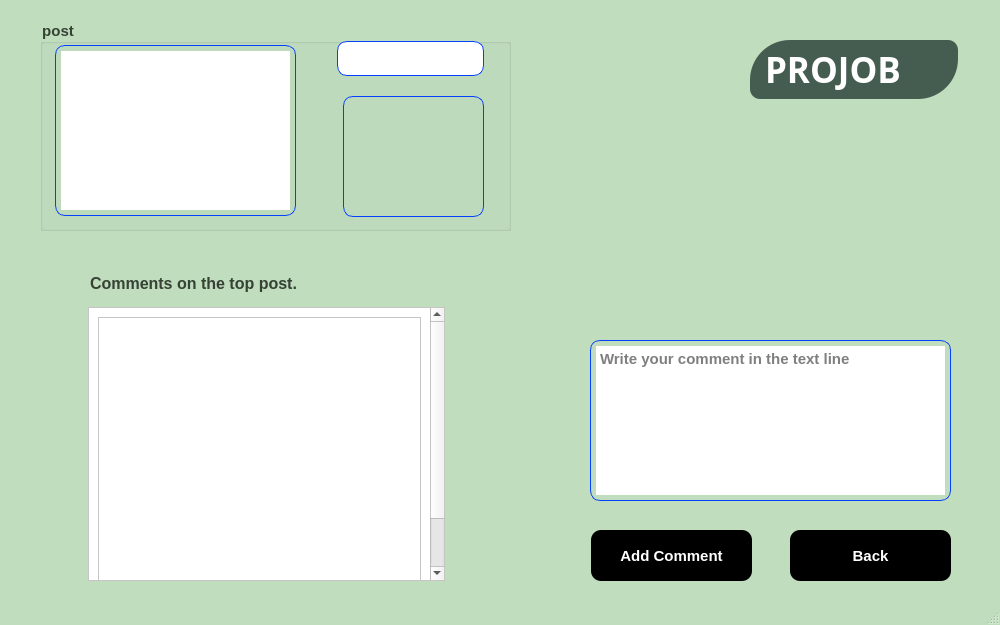
<?xml version="1.0" encoding="UTF-8"?>
<ui version="4.0">
 <class>comment</class>
 <widget class="QMainWindow" name="comment">
  <property name="geometry">
   <rect>
    <x>0</x>
    <y>0</y>
    <width>1000</width>
    <height>625</height>
   </rect>
  </property>
  <property name="font">
   <font>
    <family>Nirmala UI</family>
    <pointsize>11</pointsize>
    <weight>75</weight>
    <bold>true</bold>
   </font>
  </property>
  <property name="windowTitle">
   <string>MainWindow</string>
  </property>
  <property name="styleSheet">
   <string notr="true">QMainWindow#comment{
background-color: rgb(192, 221, 190);
}
QPushButton#pushButton{
background-color: black;
color: white;
font: bold 15px;
border-radius: 10px;
transition: 0.2s;
}
QPushButton#pushButton:hover {
background-color: rgb(80,80,80);
font: bold 17px;
}
QPushButton#pushButton:pressed {
background-color: rgb(50,50,50);
}
QPushButton#pushButtone:focus{
box-shadow: 0 0 5px rgba(0,0,255,0.5);
font: bold 15px;
Width: 150px;
}
QPushButton#pushButton_2{
background-color: black;
color: white;
font: bold 15px;
border-radius: 10px;
transition: 0.2s;
}
QPushButton#pushButton_2:hover {
background-color: rgb(80,80,80);
font: bold 17px;
}
QPushButton#pushButton_2:pressed {
background-color: rgb(50,50,50);
}
QPushButton#pushButtone_2:focus{
box-shadow: 0 0 5px rgba(0,0,255,0.5);
font: bold 15px;
Width: 150px;
}
</string>
  </property>
  <widget class="QWidget" name="centralwidget">
   <widget class="QLabel" name="label_2">
    <property name="geometry">
     <rect>
      <x>1</x>
      <y>100</y>
      <width>1000</width>
      <height>345</height>
     </rect>
    </property>
    <property name="font">
     <font>
      <family>Nirmala UI</family>
      <pointsize>12</pointsize>
      <weight>75</weight>
      <bold>true</bold>
     </font>
    </property>
    <property name="styleSheet">
     <string notr="true">image: url(:/pishvazpic.JPG);</string>
    </property>
    <property name="text">
     <string/>
    </property>
    <property name="pixmap">
     <pixmap resource="images.qrc">:/pishvazpic.JPG</pixmap>
    </property>
    <property name="scaledContents">
     <bool>true</bool>
    </property>
   </widget>
   <widget class="QScrollArea" name="scrollArea_2">
    <property name="geometry">
     <rect>
      <x>88</x>
      <y>307</y>
      <width>357</width>
      <height>274</height>
     </rect>
    </property>
    <property name="minimumSize">
     <size>
      <width>120</width>
      <height>200</height>
     </size>
    </property>
    <property name="font">
     <font>
      <stylestrategy>PreferAntialias</stylestrategy>
     </font>
    </property>
    <property name="focusPolicy">
     <enum>Qt::WheelFocus</enum>
    </property>
    <property name="contextMenuPolicy">
     <enum>Qt::PreventContextMenu</enum>
    </property>
    <property name="layoutDirection">
     <enum>Qt::LeftToRight</enum>
    </property>
    <property name="autoFillBackground">
     <bool>true</bool>
    </property>
    <property name="styleSheet">
     <string notr="true">background-color: rgb(255, 255, 255);
</string>
    </property>
    <property name="locale">
     <locale language="English" country="TuvaluCountry"/>
    </property>
    <property name="frameShape">
     <enum>QFrame::StyledPanel</enum>
    </property>
    <property name="frameShadow">
     <enum>QFrame::Plain</enum>
    </property>
    <property name="widgetResizable">
     <bool>true</bool>
    </property>
    <widget class="QWidget" name="scrollAreaWidgetContents_2">
     <property name="geometry">
      <rect>
       <x>0</x>
       <y>0</y>
       <width>338</width>
       <height>338</height>
      </rect>
     </property>
     <layout class="QVBoxLayout" name="verticalLayout_3">
      <item>
       <widget class="QFrame" name="frame_2">
        <property name="sizePolicy">
         <sizepolicy hsizetype="Preferred" vsizetype="Preferred">
          <horstretch>200</horstretch>
          <verstretch>200</verstretch>
         </sizepolicy>
        </property>
        <property name="minimumSize">
         <size>
          <width>310</width>
          <height>320</height>
         </size>
        </property>
        <property name="maximumSize">
         <size>
          <width>4000</width>
          <height>4000</height>
         </size>
        </property>
        <property name="sizeIncrement">
         <size>
          <width>310</width>
          <height>320</height>
         </size>
        </property>
        <property name="baseSize">
         <size>
          <width>310</width>
          <height>320</height>
         </size>
        </property>
        <property name="styleSheet">
         <string notr="true">background-color: rgb(255, 255, 255);
</string>
        </property>
        <property name="frameShape">
         <enum>QFrame::StyledPanel</enum>
        </property>
        <property name="frameShadow">
         <enum>QFrame::Raised</enum>
        </property>
       </widget>
      </item>
     </layout>
    </widget>
   </widget>
   <widget class="QPushButton" name="pushButton">
    <property name="geometry">
     <rect>
      <x>591</x>
      <y>530</y>
      <width>161</width>
      <height>51</height>
     </rect>
    </property>
    <property name="font">
     <font>
      <family>Nirmala UI</family>
      <pointsize>-1</pointsize>
      <weight>75</weight>
      <italic>false</italic>
      <bold>true</bold>
     </font>
    </property>
    <property name="text">
     <string>Add Comment</string>
    </property>
   </widget>
   <widget class="QTextEdit" name="textEdit">
    <property name="geometry">
     <rect>
      <x>580</x>
      <y>330</y>
      <width>381</width>
      <height>181</height>
     </rect>
    </property>
    <property name="font">
     <font>
      <family>Nirmala UI</family>
      <pointsize>-1</pointsize>
      <weight>75</weight>
      <italic>false</italic>
      <bold>true</bold>
      <underline>false</underline>
     </font>
    </property>
    <property name="styleSheet">
     <string notr="true">font: bold 15px;
border-radius: 10px;
border: 1px solid #0640ff;
padding:5px;
margin:10px;
</string>
    </property>
    <property name="documentTitle">
     <string/>
    </property>
    <property name="placeholderText">
     <string>Write your comment in the text line </string>
    </property>
   </widget>
   <widget class="QGroupBox" name="groupBox">
    <property name="geometry">
     <rect>
      <x>40</x>
      <y>20</y>
      <width>471</width>
      <height>211</height>
     </rect>
    </property>
    <property name="font">
     <font>
      <family>Nirmala UI</family>
      <pointsize>11</pointsize>
      <weight>75</weight>
      <bold>true</bold>
     </font>
    </property>
    <property name="mouseTracking">
     <bool>false</bool>
    </property>
    <property name="tabletTracking">
     <bool>false</bool>
    </property>
    <property name="acceptDrops">
     <bool>false</bool>
    </property>
    <property name="statusTip">
     <string/>
    </property>
    <property name="accessibleDescription">
     <string/>
    </property>
    <property name="autoFillBackground">
     <bool>false</bool>
    </property>
    <property name="styleSheet">
     <string notr="true">color: rgb(54, 66, 51);</string>
    </property>
    <property name="title">
     <string>post</string>
    </property>
    <property name="flat">
     <bool>true</bool>
    </property>
    <widget class="QTextEdit" name="textEdit_2">
     <property name="geometry">
      <rect>
       <x>10</x>
       <y>20</y>
       <width>251</width>
       <height>181</height>
      </rect>
     </property>
     <property name="font">
      <font>
       <family>Nirmala UI</family>
       <pointsize>-1</pointsize>
       <weight>75</weight>
       <italic>false</italic>
       <bold>true</bold>
      </font>
     </property>
     <property name="styleSheet">
      <string notr="true">font: bold 15px;
border-radius: 10px;
border: 1px solid #0640ff;
padding: 5px;
margin: 5px;</string>
     </property>
    </widget>
    <widget class="QLabel" name="label">
     <property name="geometry">
      <rect>
       <x>298</x>
       <y>71</y>
       <width>151</width>
       <height>131</height>
      </rect>
     </property>
     <property name="styleSheet">
      <string notr="true">border-radius: 10px;
border: 1px solid #0640ff;
padding: 5px;
margin: 5px;</string>
     </property>
     <property name="text">
      <string/>
     </property>
     <property name="scaledContents">
      <bool>true</bool>
     </property>
    </widget>
    <widget class="QLineEdit" name="lineEdit">
     <property name="geometry">
      <rect>
       <x>294</x>
       <y>18</y>
       <width>153</width>
       <height>41</height>
      </rect>
     </property>
     <property name="styleSheet">
      <string notr="true">font: bold 15px;
border-radius: 10px;
border: 1px solid #0640ff;
padding: 5px;
margin: 3px;</string>
     </property>
    </widget>
   </widget>
   <widget class="QLabel" name="label_6">
    <property name="geometry">
     <rect>
      <x>750</x>
      <y>40</y>
      <width>208</width>
      <height>59</height>
     </rect>
    </property>
    <property name="font">
     <font>
      <family>Magneto</family>
      <pointsize>26</pointsize>
      <weight>75</weight>
      <bold>true</bold>
     </font>
    </property>
    <property name="styleSheet">
     <string notr="true">background-color: rgb(52, 123, 110);
background-color: rgb(69,92,80);
color: white;
padding: 5px;
border-radius: 10px;
border-top-left-radius: 40px;
border-bottom-right-radius: 40px;</string>
    </property>
    <property name="text">
     <string>PROJOB</string>
    </property>
   </widget>
   <widget class="QPushButton" name="pushButton_2">
    <property name="geometry">
     <rect>
      <x>790</x>
      <y>530</y>
      <width>161</width>
      <height>51</height>
     </rect>
    </property>
    <property name="font">
     <font>
      <family>Nirmala UI</family>
      <pointsize>-1</pointsize>
      <weight>75</weight>
      <italic>false</italic>
      <bold>true</bold>
     </font>
    </property>
    <property name="text">
     <string>Back</string>
    </property>
   </widget>
   <widget class="QLabel" name="label_4">
    <property name="geometry">
     <rect>
      <x>90</x>
      <y>258</y>
      <width>311</width>
      <height>51</height>
     </rect>
    </property>
    <property name="font">
     <font>
      <family>Nirmala UI</family>
      <pointsize>12</pointsize>
      <weight>75</weight>
      <bold>true</bold>
     </font>
    </property>
    <property name="styleSheet">
     <string notr="true">color: rgb(54, 66, 51);
</string>
    </property>
    <property name="text">
     <string>Comments on the top post.</string>
    </property>
   </widget>
  </widget>
  <widget class="QMenuBar" name="menubar">
   <property name="geometry">
    <rect>
     <x>0</x>
     <y>0</y>
     <width>1000</width>
     <height>21</height>
    </rect>
   </property>
  </widget>
  <widget class="QStatusBar" name="statusbar"/>
 </widget>
 <resources>
  <include location="images.qrc"/>
 </resources>
 <connections/>
</ui>
